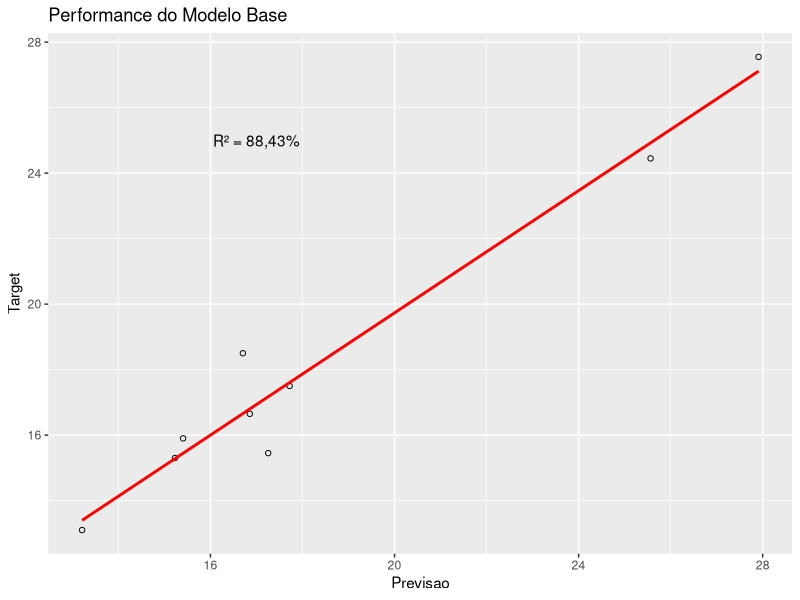
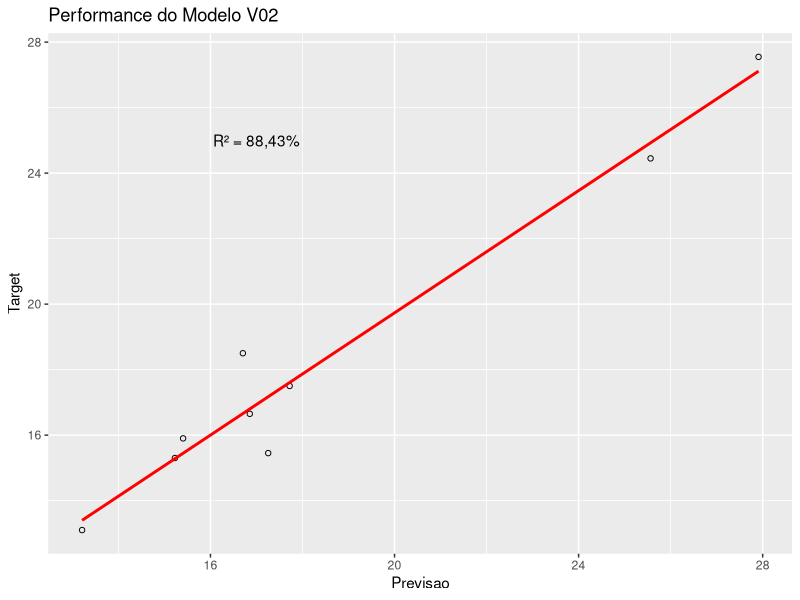

The R script that drew these images, in order: (Note: this script raises an error after producing the figures.)
# Parte 04 - Modelagem Preditiva

  # Neste etapa, vamos criar modelos de machine learning e analisar as métricas 
  # de cada modelo e definir qual realiza previsões com mais eficiência, 
  # utilizando o dataset preparado e levando em consideração nosso modelo 
  # preditivo base.

  # Carregando Pacotes

    library(dplyr)
    library(caret)
    library(ggplot2)

  # Carregando o Dataset

    dados <- read.csv2('dados/dados_preparados.csv', header = TRUE) 
    dim(dados)
    summary(is.na(dados))
    dados <- dados[-1]
    str(dados)
    View(dados)
  
  # Construindo nosso Modelo Base
  
      # Primeiramente vamos dividir nosso modelo em dados de treino e teste.
      
      separador <- createDataPartition(y = dados$ConsMedio, p = 0.75, 
                                       list = FALSE)
      dados_treino <- dados[separador,]
      dados_teste <- dados[-separador, -5]
      
      View(dados_teste)
      View(dados_treino)
  
      # Vamos utilizar a função lm() para construir nosso modelo base, sendo o 
      # algoritmo mais simples que conhecemos.
      
      ModeloBase <- lm(ConsMedio ~ ., dados_treino)
      summary(ModeloBase)      
      
        # Nosso modelo Base possui em treinamento, um R² de 88,43% ajustado, o 
        # que siginifica que conseguimos explicar o consumo com 88,43% de 
        # variabilidade dessas variáveis.

  # Testando e Avaliando o Modelo
      
      Previsao01 <- data.frame(Previsao = predict(ModeloBase, dados_teste))
      Previsao01 
      
      # Analisando o resíduo do modelo

        ConsumoTeste <- data.frame(Target = dados[-separador, 5])
        
        Res_ModeloBase <- data.frame(Residuo = ConsumoTeste$Target - Previsao01)
        
        FitModeloBase <- data.frame(Target = ConsumoTeste$Target, 
                               Previsao = Previsao01$Previsao, 
                               Residuo = Res_ModeloBase$Previsao)
        head(FitModeloBase)
        summary(FitModeloBase)
        
      # Scatter Plot Comparativo
      
        camada1 <- geom_point(shape = 1)
        
        camada2 <- geom_smooth(method = lm, color = 'red', se = FALSE)
        
        ggplot(FitModeloBase, aes(x = Previsao, y = Target)) + camada1 + camada2 +
          ggtitle('Performance do Modelo Base') + annotate(geom = 'text', x = 17,
                                                           y = 25, 
                                                           label = 'R² = 88,43%')
  
      # Percebemos que nosso modelo possui uma ótima acurácia e consegue explicar
      # de forma bastante precisa nossa Variável Target. Porem vamos tentar 
      # criar mais alguns modelos com outros algoritmos para então definir qual
      # modelo iremos utilizar.
      
# Construindo Modelo Versão 02
  
  # Para este modelo, utilizaremo o pacote Caret com o método de Regressão
  # Linear, sem Trainig Control e Tuning.
    
    ModeloV02 <- train(ConsMedio ~ ., data = dados_treino, method = 'lm')
    summary(ModeloV02)    
  
  # Podemos reparar que obtivemos um R² de 88,43%, mesmo valor do modelo base.
  # Vamos realizar a Previsão de teste e avaliar 
  # graficamente.
  
    Previsao02 <- data.frame(Previsao = predict(ModeloV02, dados_teste))
    Previsao02 
    
    # Analisando o resíduo do modelo
    
    Res_ModeloV02 <- data.frame(Residuo = ConsumoTeste$Target - Previsao02$Previsao)
    
    FitModeloV02 <- data.frame(Target = ConsumoTeste$Target, 
                                Previsao = Previsao02$Previsao, 
                                Residuo = Res_ModeloV02$Residuo)
    head(FitModeloV02)
    summary(FitModeloV02)
    
    # Scatter Plot Comparativo
    
    camada1 <- geom_point(shape = 1)
    
    camada2 <- geom_smooth(method = lm, color = 'red', se = FALSE)
    
    ggplot(FitModeloV02, aes(x = Previsao, y = Target)) + camada1 + camada2 +
      ggtitle('Performance do Modelo V02') + annotate(geom = 'text', x = 17,
                                                       y = 25, 
                                                       label = 'R² = 88,43%')
    
# Construindo Modelo V03

  # Para este modelo vamos alterar o método de Regressão Linear para Boosted
  # Linear Regression e analisar os resultados. 
  # Utilizaremos o mesmo pacote Caret.
  
      
      ModeloV03 <- train(ConsMedio ~ ., data = dados_treino, method = 'BstLm')
      ModeloV03
      
      # Tivemos uma redução drástica do R², o que inviabiliza este modelo em 
      # relação aos outros.
      
      Previsao03 <- data.frame(Previsao = predict(ModeloV03, dados_teste))
      Previsao03       
      
      # Analisando o resíduo do modelo
      
      Res_ModeloV03 <- data.frame(Residuo = ConsumoTeste$Target - Previsao03$Previsao)
      
      FitModeloV03 <- data.frame(Target = ConsumoTeste$Target,
                                 Previsao = Previsao03$Previsao, 
                                 Residuo = Res_ModeloV03$Residuo)
      head(FitModeloV03)
      summary(FitModeloV03)
      
      # Scatter Plot Comparativo
      
      ggplot(FitModeloV03, aes(x = Previsao, y = Target)) +
        geom_point(shape = 1) + 
        geom_smooth(method = lm, color = 'red', se = FALSE) +
        ggtitle('Performance do Modelo V03')+
        annotate(geom = 'text', x = 17, y = 25, label = 'R² = 63,64%')
  
  # Contruindo Modelo V04
  
    # Para este modelo vamos alterar o método de Regressão Linear para glmnet
    # e analisar os resultados. 
    # Utilizaremos o mesmo pacote Caret.
    
      ModeloV04 <- train(ConsMedio ~ ., data = dados_treino, method = 'glmnet')
      ModeloV04
      
      # Tivemos uma melhora drástica do R² em relação ao Modelo V03, porém ainda
      # assim nosso modelo base é melhor em relação a métrica de varibilidade
      # das variáveis em relação a variável resposta.
      
      Previsao04 <- data.frame(Previsao = predict(ModeloV04, dados_teste))
      Previsao04       
      
      # Analisando o resíduo do modelo
      
      Res_ModeloV04 <- data.frame(Residuo = ConsumoTeste$Target - Previsao04$Previsao)
      
      FitModeloV04 <- data.frame(Target = ConsumoTeste$Target,
                                 Previsao = Previsao04$Previsao, 
                                 Residuo = Res_ModeloV04$Residuo)
      head(FitModeloV03)
      summary(FitModeloV04)
      
      # Scatter Plot Comparativo
      
      ggplot(FitModeloV04, aes(x = Previsao, y = Target)) +
        geom_point(shape = 1) + 
        geom_smooth(method = lm, color = 'red', se = FALSE) +
        ggtitle('Performance do Modelo V04')+
        annotate(geom = 'text', x = 17, y = 25, label = 'R² = 83%')
      
# Portanto finalizamos nosso trabalho, disponibilizando o Modelo Base como 
# apto a realizar novas previsões para a área de negócio.

# Importante ressaltar que os novos dados a serem aplicados as variáveis do
# modelo, necessariamente precisam ser tratados da mesma forma que fizemos
# durante o processo de pre-processamento. Ou seja, sem outliers, sem dados NaN,
# e normalizados para que possam ter a mesma escala.

# Concluimos o projeto com um relatório final deste trabalho e um resumo de
# insight para a área de negócio.
# 
# FIM
      